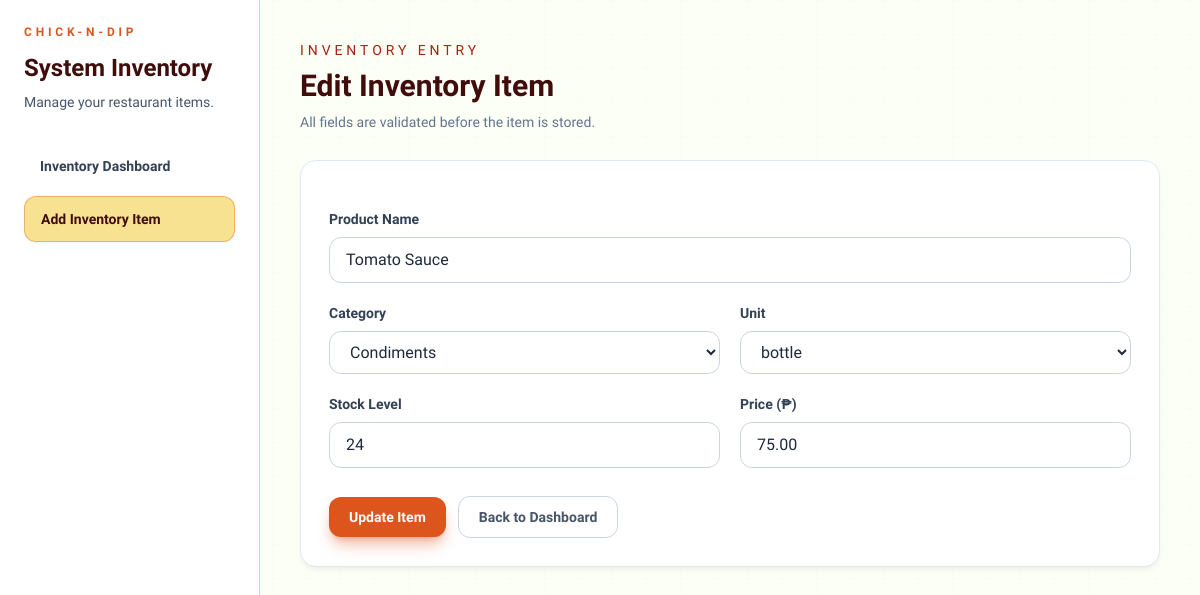
Screenshot of /index.php?page=edit&id=1 with the database file from the repository.
### tables this page shows
CREATE TABLE items (
                id INTEGER PRIMARY KEY AUTOINCREMENT,
                name TEXT NOT NULL,
                category TEXT NOT NULL,
                stock_level INTEGER NOT NULL,
                unit TEXT NOT NULL,
                price REAL NOT NULL
            );

### core/View.php (called while the page is built, shortened)
<?php
class View
{
    public function render(string $view, array $data = []): void
    {
        $viewFile = $this->viewsPath . '/' . $view . '.php';
        extract($data, EXTR_SKIP);
        require $viewFile;
    }
}

### core/App.php (called while the page is built, shortened)
<?php
class App
{
    private Router $router;
    private Session $session;
    private DataStore $dataStore;
    private View $view;
    public function __construct(private string $basePath)
    {
        $this->session = new Session();
        $this->dataStore = new DataStore($this->session);
        $this->view = new View($this->basePath . '/views');
        $this->router = new Router();
    }
    public function run(): void
    {
        $method = strtoupper($_SERVER['REQUEST_METHOD'] ?? 'GET');
        $page = $_GET['page'] ?? 'dashboard';
        $this->router->dispatch($method, $page);
    }
    private function registerRoutes(): void
    {
        $this->router->get('dashboard', function (): void {
            $this->showDashboard();
        });
        $this->router->get('inventory-form', function (): void {
            $this->showForm();
        });
        $this->router->get('edit', function (): void {
            $idValue = $_GET['id'] ?? '';
            $itemId = filter_var(
                $idValue,
                FILTER_VALIDATE_INT,
                ['options' => ['min_range' => 1]]
            );
            if ($itemId === false) {
                $this->session->setFlash('error', 'Invalid item selected for editing.');
                $this->redirect('index.php?page=dashboard');
            }
            $this->showForm((int) $itemId);
        });
        $this->router->post('save', function (): void {
            $this->saveInventoryItem();
        });
        $this->router->post('delete', function (): void {
            $this->deleteInventoryItem();
        });
        $this->router->setNotFound(function (): void {
            $this->renderNotFound();
        });
    }
    private function showForm(?int $itemId = null): void
    {
        $categories = $this->dataStore->getCategories();
        $units = $this->dataStore->getUnits();
        $baseFormData = [
            'name' => '',
            'category' => $categories[0] ?? '',
            'stock_level' => '0',
            'unit' => $units[0] ?? '',
            'price' => '0.00',
        ];
        $isEdit = $itemId !== null;
        if ($isEdit) {
            $existingItem = $this->dataStore->find($itemId);
            $baseFormData = [
                'name' => (string) $existingItem['name'],
                'category' => (string) $existingItem['category'],
                'stock_level' => (string) $existingItem['stock_level'],
                'unit' => (string) $existingItem['unit'],
                'price' => number_format((float) $existingItem['price'], 2, '.', ''),
            ];
        }
        $flashedErrors = $this->session->getFlash('form_errors', []);
        $this->view->render('inventory-form', [
            'title' => $isEdit ? 'Edit Inventory Item' : 'Add Inventory Item',
            'activePage' => 'form',
            'isEdit' => $isEdit,
            'itemId' => $itemId,
            'categories' => $categories,
            'units' => $units,
            'formData' => $baseFormData,
            'errors' => is_array($flashedErrors) ? $flashedErrors : [],
        ]);
    }
}

### core/Router.php (called while the page is built, shortened)
<?php
class Router
{
    private array $routes = [
        'GET' => [],
        'POST' => [],
    ];
    public function get(string $page, callable $handler): void
    {
        $this->routes['GET'][$page] = $handler;
    }
    public function post(string $page, callable $handler): void
    {
        $this->routes['POST'][$page] = $handler;
    }
    public function dispatch(string $method, string $page): void
    {
        $requestMethod = strtoupper(trim($method));
        $routePage = trim($page);
        $handler = $this->routes[$requestMethod][$routePage] ?? null;
        call_user_func($handler);
    }
}

### index.php (called while the page is built, shortened)
<?php
spl_autoload_register(
    static function (string $className): void {
        $prefix = 'Core\\';
        $relativeClass = substr($className, strlen($prefix));
        $classFile = __DIR__ . '/core/' . str_replace('\\', '/', $relativeClass) . '.php';
    }
);
$app = new Core\App(__DIR__);
$app->run();

### core/DataStore.php (called while the page is built, shortened)
<?php
class DataStore
{
    private PDO $db;
    public function __construct(private Session $session)
    {
        $dbPath = __DIR__ . '/../database.sqlite';
        try {
            $this->db = new PDO('sqlite:' . $dbPath);
            $this->db->setAttribute(PDO::ATTR_ERRMODE, PDO::ERRMODE_EXCEPTION);
            $this->bootstrap();
        } catch (PDOException $e) {
            die("Database connection failed: " . $e->getMessage());
        }
    }
    private function bootstrap(): void
    {
        $this->db->exec("
            CREATE TABLE IF NOT EXISTS items (
                id INTEGER PRIMARY KEY AUTOINCREMENT,
                name TEXT NOT NULL,
                category TEXT NOT NULL,
                stock_level INTEGER NOT NULL,
                unit TEXT NOT NULL,
                price REAL NOT NULL
            )
        ");
        $stmt = $this->db->query("SELECT COUNT(*) FROM items");
    }
    public function getCategories(): array
    {
        return [
            'Produce',
            'Dairy',
            'Meat',
            'Condiments',
            'Beverages',
            'Dry Goods',
        ];
    }
    public function getUnits(): array
    {
        return [
            'kg',
            'liter',
            'pcs',
            'bottle',
            'pack',
        ];
    }
    public function find(int $id): ?array
    {
        $stmt = $this->db->prepare("SELECT * FROM items WHERE id = :id");
        $stmt->bindValue(':id', $id, PDO::PARAM_INT);
        $stmt->execute();
        $item = $stmt->fetch(PDO::FETCH_ASSOC);
        return $item ?: null;
    }
}

### views/inventory-form.php (the view, shortened to what this page needs)
<?php
$isEdit = isset($isEdit) && is_bool($isEdit) ? $isEdit : false;
$categories = isset($categories) && is_array($categories) ? $categories : [];
$units = isset($units) && is_array($units) ? $units : [];
$formData = isset($formData) && is_array($formData) ? $formData : [];
$nameValue = (string) ($formData['name'] ?? '');
$categoryValue = (string) ($formData['category'] ?? '');
$stockValue = (string) ($formData['stock_level'] ?? '0');
$unitValue = (string) ($formData['unit'] ?? '');
$priceValue = (string) ($formData['price'] ?? '0.00');
?>
<header class="mb-7 dashboard-reveal">
    <p class="text-sm uppercase tracking-[0.28em] text-brand-400">Inventory Entry</p>
    <h2 class="mt-2 text-3xl font-semibold text-brand-500">
        <?= $isEdit ? 'Edit Inventory Item' : 'Add Inventory Item' ?>
    </h2>
    <p class="mt-2 text-sm text-slate-500">All fields are validated before the item is stored.</p>
</header>
<section class="dashboard-reveal panel-surface rounded-2xl border border-slate-200 p-5 sm:p-7">
    <form action="index.php?page=save" method="post" class="space-y-5" novalidate>
        <div>
            <label for="name" class="mb-2 block text-sm font-semibold text-slate-700">Product Name</label>
            <input
                id="name"
                name="name"
                type="text"
                value="<?= htmlspecialchars($nameValue, ENT_QUOTES, 'UTF-8') ?>"
                class="w-full rounded-xl border border-slate-300 bg-white px-4 py-2.5 text-slate-800 outline-none transition focus:border-brand-300 focus:ring-2 focus:ring-brand-300/30"
                placeholder="Example: Olive Oil"
            >
        </div>
        <div class="grid gap-5 md:grid-cols-2">
            <div>
                <label for="category" class="mb-2 block text-sm font-semibold text-slate-700">Category</label>
                <select
                    id="category"
                    name="category"
                    class="w-full rounded-xl border border-slate-300 bg-white px-4 py-2.5 text-slate-800 outline-none transition focus:border-brand-300 focus:ring-2 focus:ring-brand-300/30"
                >
                    <?php foreach ($categories as $category): ?>
                        <option
                            value="<?= htmlspecialchars((string) $category, ENT_QUOTES, 'UTF-8') ?>"
                            <?= (string) $category === $categoryValue ? 'selected' : '' ?>
                        >
                            <?= htmlspecialchars((string) $category, ENT_QUOTES, 'UTF-8') ?>
                        </option>
                    <?php endforeach; ?>
                </select>
            </div>
            <div>
                <label for="unit" class="mb-2 block text-sm font-semibold text-slate-700">Unit</label>
                <select
                    id="unit"
                    name="unit"
                    class="w-full rounded-xl border border-slate-300 bg-white px-4 py-2.5 text-slate-800 outline-none transition focus:border-brand-300 focus:ring-2 focus:ring-brand-300/30"
                >
                    <?php foreach ($units as $unit): ?>
                        <option
                            value="<?= htmlspecialchars((string) $unit, ENT_QUOTES, 'UTF-8') ?>"
                            <?= (string) $unit === $unitValue ? 'selected' : '' ?>
                        >
                            <?= htmlspecialchars((string) $unit, ENT_QUOTES, 'UTF-8') ?>
                        </option>
                    <?php endforeach; ?>
                </select>
            </div>
        </div>
        <div class="grid gap-5 md:grid-cols-2">
            <div>
                <label for="stock_level" class="mb-2 block text-sm font-semibold text-slate-700">Stock Level</label>
                <input
                    id="stock_level"
                    name="stock_level"
                    type="number"
                    min="0"
                    step="1"
                    value="<?= htmlspecialchars($stockValue, ENT_QUOTES, 'UTF-8') ?>"
                    class="w-full rounded-xl border border-slate-300 bg-white px-4 py-2.5 text-slate-800 outline-none transition focus:border-brand-300 focus:ring-2 focus:ring-brand-300/30"
                    placeholder="0"
                >
            </div>
            <div>
                <label for="price" class="mb-2 block text-sm font-semibold text-slate-700">Price (&#8369;)</label>
                <input
                    id="price"
                    name="price"
                    type="text"
                    value="<?= htmlspecialchars($priceValue, ENT_QUOTES, 'UTF-8') ?>"
                    class="w-full rounded-xl border border-slate-300 bg-white px-4 py-2.5 text-slate-800 outline-none transition focus:border-brand-300 focus:ring-2 focus:ring-brand-300/30"
                    placeholder="0.00"
                >
            </div>
        </div>
        <div class="flex flex-wrap items-center gap-3 pt-2">
            <button
                type="submit"
                class="rounded-xl bg-brand-300 px-5 py-2.5 text-sm font-semibold text-white shadow-lg shadow-brand-300/40 transition hover:bg-brand-400"
            >
                <?= $isEdit ? 'Update Item' : 'Save Item' ?>
            </button>
            <a
                href="index.php?page=dashboard"
                class="rounded-xl border border-slate-300 px-5 py-2.5 text-sm font-semibold text-slate-600 transition hover:border-slate-400 hover:text-slate-800"
            >
                Back to Dashboard
            </a>
        </div>
    </form>
</section>

### assets/css/app.css (style rules this page uses)
:root { color-scheme: light; }
.inventory-bg { background: #fcfff6 !important; }
.panel-surface { background: #ffffff; box-shadow: 0 4px 6px -1px rgba(0, 0, 0, 0.05), 0 2px 4px -1px rgba(0, 0, 0, 0.03); }

### rows the page displays
items: name "Tomato Sauce", category "Condiments", unit "bottle", stock_level "24", price "75.00"
